Frame 1 (no input): blank canvas, image omitted
Frame 60 (no input): blank canvas, image omitted
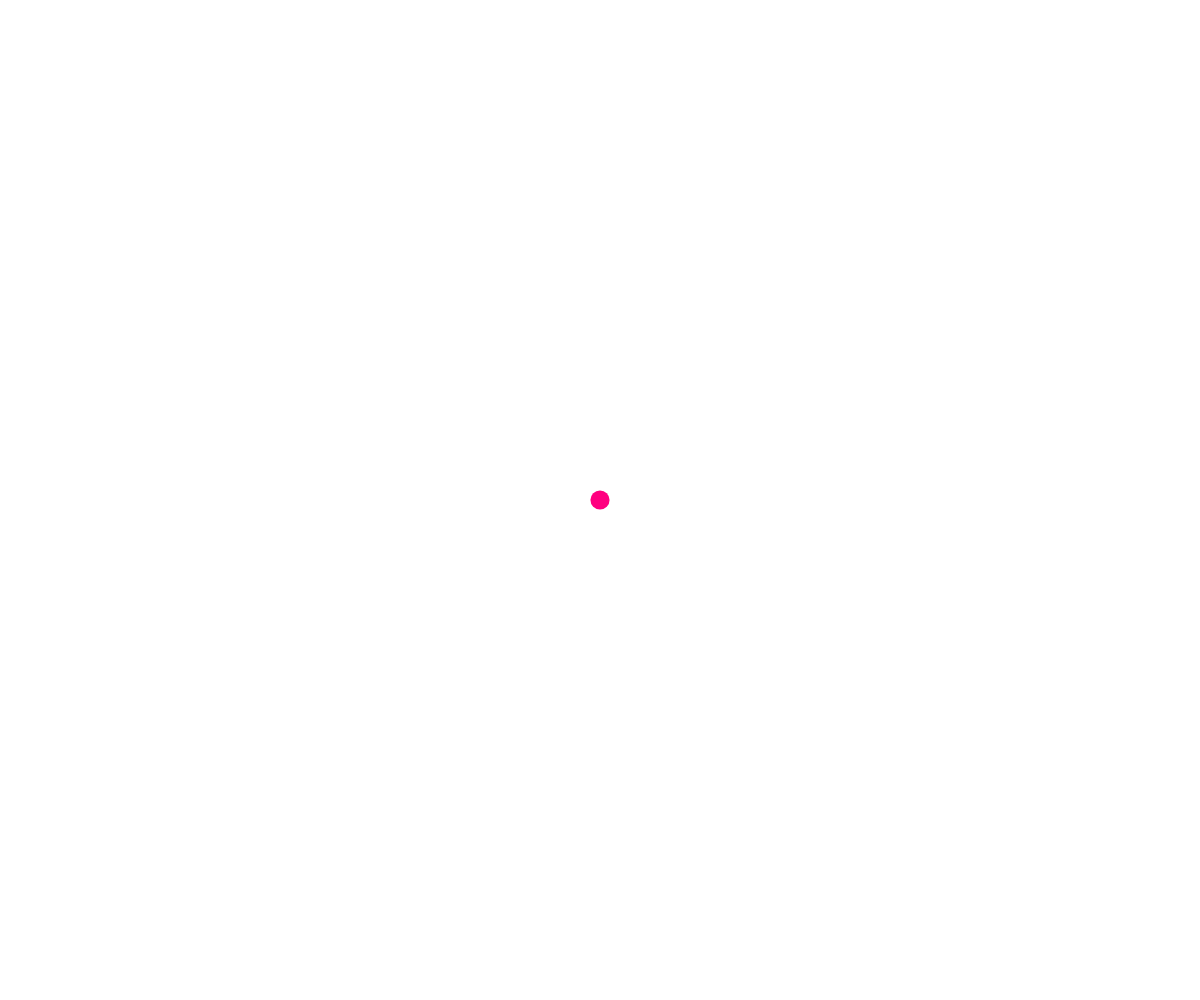
Frame 120 (the mouse pressed at the canvas centre since frame 60)

The p5.js sketch whose frames 1 and 60 were blank and that drew this single picture after the mouse press (run headless with seeded random() and noise() and a simulated clock; from frame 60 on, the mouse is pressed at the canvas centre):

// p5.js sketch
// ── sketch.js
let messageIndex = 0;
let messages = [
  "Hello",
  "My name is AVI. I am a digital assistant created by An.",
  "If it's alright with you, I'd like to ask you to do something for me.",
  "But first, let me explain why",
  "You will be given a number based on the area and duration you hold your mouse down for.",
  "Okay now, hold your mouse down for me. You are free to let go whenever you'd like.",
  "Thank you. You have been assigned a number ()"
];

let holdingMouse = false;
let startTime, endTime;
let assignedNumber;
let currentSize = 5;
let pinkHue = 330;

function setup() {
  createCanvas(windowWidth, windowHeight);
  displayMessage();
}

function draw() {
  if (holdingMouse) {
    let pulseSpeed = calculatePulseSpeed();
    let targetSize = map(sin(frameCount * pulseSpeed), -1, 1, 5, 20);
    currentSize = lerp(currentSize, targetSize, 0.1);

    let circleColor = color('hsb(' + pinkHue + ', 100%, 100%)');

    background(255);
    fill(circleColor);
    noStroke();
    ellipse(mouseX, mouseY, currentSize, currentSize);
  }
}

function mousePressed() {
  holdingMouse = true;
  startTime = millis();
}

function mouseReleased() {
  holdingMouse = false;
  endTime = millis();
  calculateAssignedNumber();
  if (messageIndex < messages.length - 1) {
    messageIndex++;
    displayMessage();
  }
}

function calculateAssignedNumber() {
  let holdDuration = (endTime - startTime) / 1000;
  let area = sq(mouseX - width / 2) + sq(mouseY - height / 2);

  let noiseValue = noise(area * 0.01, holdDuration * 0.1);
  
  assignedNumber = floor(map(noiseValue, 0, 1, 1, 30));
  assignedNumber = constrain(assignedNumber, 1, 30);

  messages[6] = `Thank you. You have been assigned a number (${assignedNumber}).`;
}

function calculatePulseSpeed() {
  let holdDuration = (millis() - startTime) / 1000;
  let area = sq(mouseX - width / 2) + sq(mouseY - height / 2);

  // Map hold duration and area to pulse speed
  let pulseSpeed = map(area * holdDuration, 0, width * height * 10, 0.01, 0.1);
  pulseSpeed = constrain(pulseSpeed, 0.01, 0.1); // Ensure pulse speed is within the desired range

  return pulseSpeed;
}

function displayMessage() {
  background(255);
  fill(0);
  textSize(16);
  textAlign(CENTER, CENTER);
  
  let textY = height / 2;
  text(messages[messageIndex], width / 2, textY);
}
